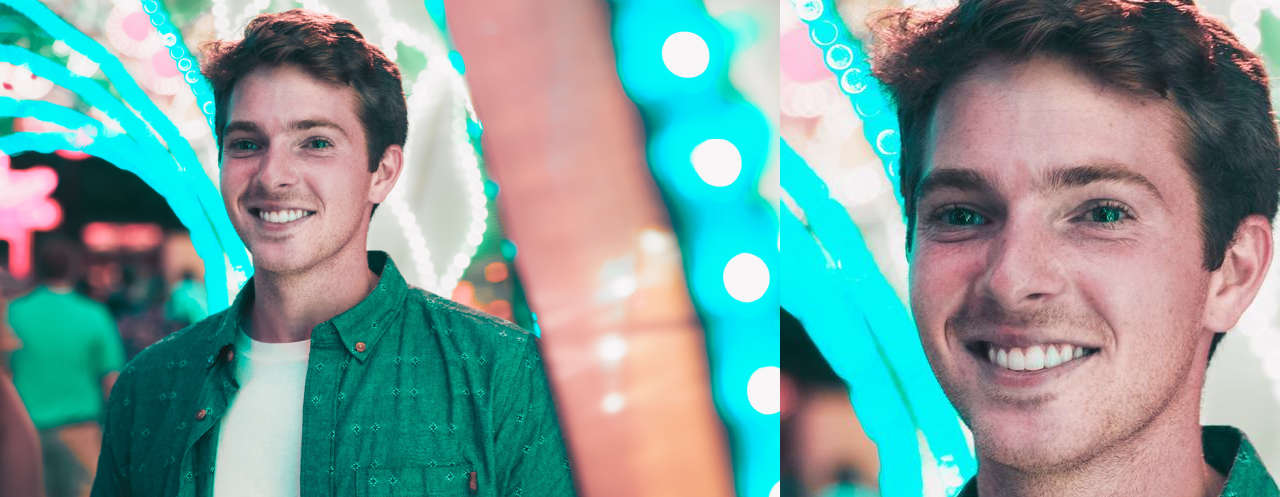
#> input picture example.png, 1280 x 497 px
$ python Cropper.py .
#> lines starting #> are read from the running program, lines starting #| are printed output that depends on the picture
#! /usr/bin/python3

import cv2
import os
import glob
import argparse
from PIL import Image

def get_largest_face(image_path):
#> called with image_path = './example.png'
    face_cascade = cv2.CascadeClassifier(cv2.data.haarcascades + 'haarcascade_frontalface_default.xml')

    img = cv2.imread(image_path)
#> img is the input picture: shape (497, 1280, 3); mean B, G, R 154.2, 157.4, 122
    gray = cv2.cvtColor(img, cv2.COLOR_BGR2GRAY)
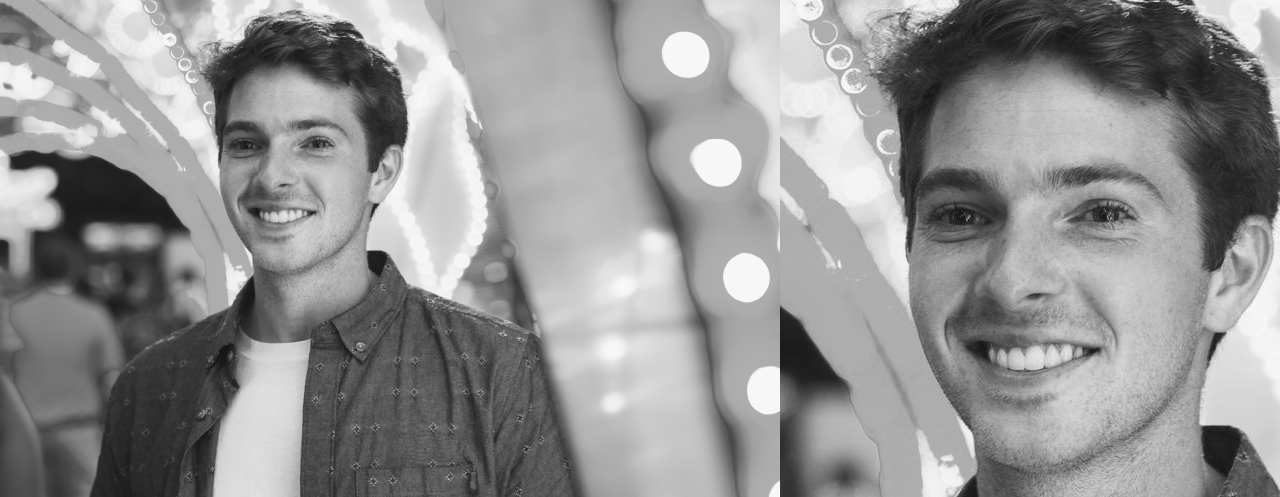
#> gray: shape (497, 1280); min 14, max 254, mean 146.5

    faces = face_cascade.detectMultiScale(gray, 1.1, 4)
#> faces = [[713, 238, 64, 64], [189, 73, 179, 179], [529, 267, 156, 156], [852, 72, 354, 354]]

    if isinstance(faces, tuple):
        return []

    largest_face = max(faces, key=lambda rectangle: rectangle[2] * rectangle[3])
#> largest_face = [852, 72, 354, 354]

    return largest_face


def crop_to_face(image_path, output_path, desired_size, margin_ratio):
    largest_face = get_largest_face(image_path)
#> largest_face = [852, 72, 354, 354]

    if len(largest_face) == 0:
        print(f"No faces detected in the image: {image_path}")
        return

    im = Image.open(image_path)

    left = largest_face[0]
#> left = 852
    top = largest_face[1]
#> top = 72
    right = left + largest_face[2]
#> right = 1206
    bottom = top + largest_face[3]
#> bottom = 426

    width = right - left
#> width = 354
    height = bottom - top
#> height = 354
    margin_x = width * margin_ratio
#> margin_x = 70.8
    margin_y = height * margin_ratio
#> margin_y = 70.8

    left = max(0, left - margin_x)
#> left = 781.2
    top = max(0, top - margin_y)
#> top = 1.2
    right = min(im.width, right + margin_x)
#> right = 1276.8
    bottom = min(im.height, bottom + margin_y)
#> bottom = 496.8

    im_cropped = im.crop((left, top, right, bottom))
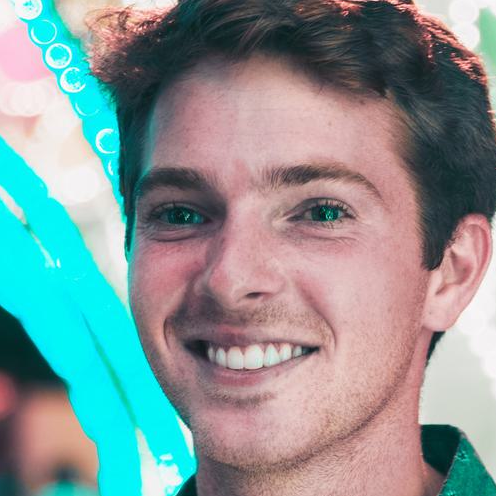
#> im_cropped: PIL image 496x496 RGB; mean R, G, B 132.8, 149.8, 149.8

    im_resized = im_cropped.resize((desired_size, desired_size), Image.LANCZOS)

    im_resized.save(output_path)


def process_directory(input_directory, output_directory, desired_size, margin_ratio):
    if not os.path.exists(output_directory):
        os.makedirs(output_directory)

    image_files = glob.glob(os.path.join(input_directory, '*.[pjJ][npNP][gG]*'))

    for image_file in image_files:
        file_name = os.path.basename(image_file)
        base_name, ext = os.path.splitext(file_name)
        output_file = os.path.join(output_directory, f"{base_name}_crop{ext}")
        crop_to_face(image_file, output_file, desired_size, margin_ratio)


def main():
    # Argument parser:
    parser = argparse.ArgumentParser(description='Process some images.')
    parser.add_argument('input_directory', type=str, help='Path to the input directory')
    parser.add_argument('-o', '--output_directory', type=str, help='Path to the output directory')
    parser.add_argument('-s', '--desired_size', type=int, default=500, help='Desired size of output images')
    parser.add_argument('-r', '--margin_ratio', type=float, default=0.2, help='Margin around the face as a ratio of face size')
    args = parser.parse_args()

    output_directory = args.output_directory if args.output_directory else os.path.join(args.input_directory, 'resized')

    process_directory(args.input_directory, output_directory, args.desired_size, args.margin_ratio)

if __name__ == '__main__':
    main()
